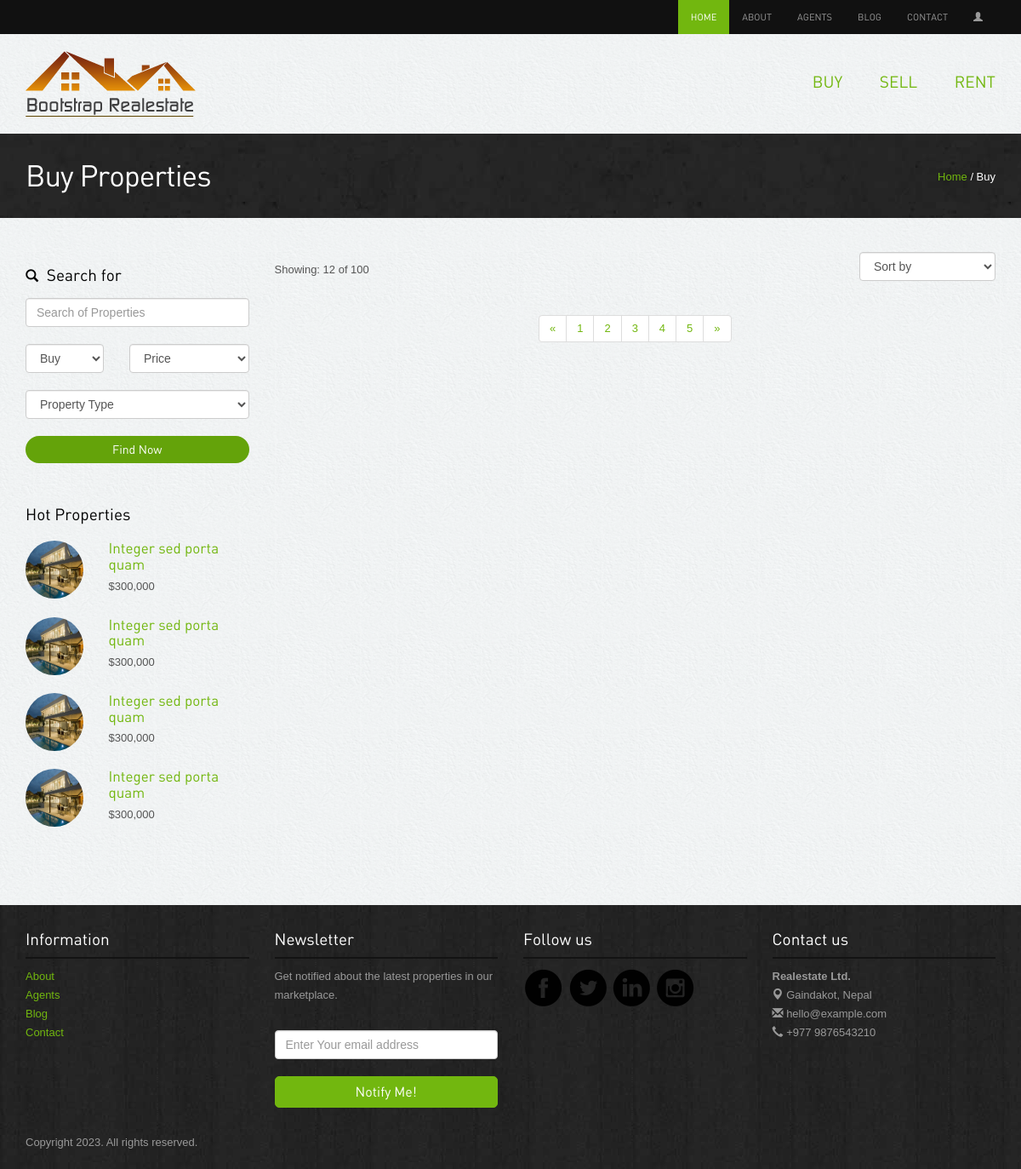
The app's page /buy/, older data.
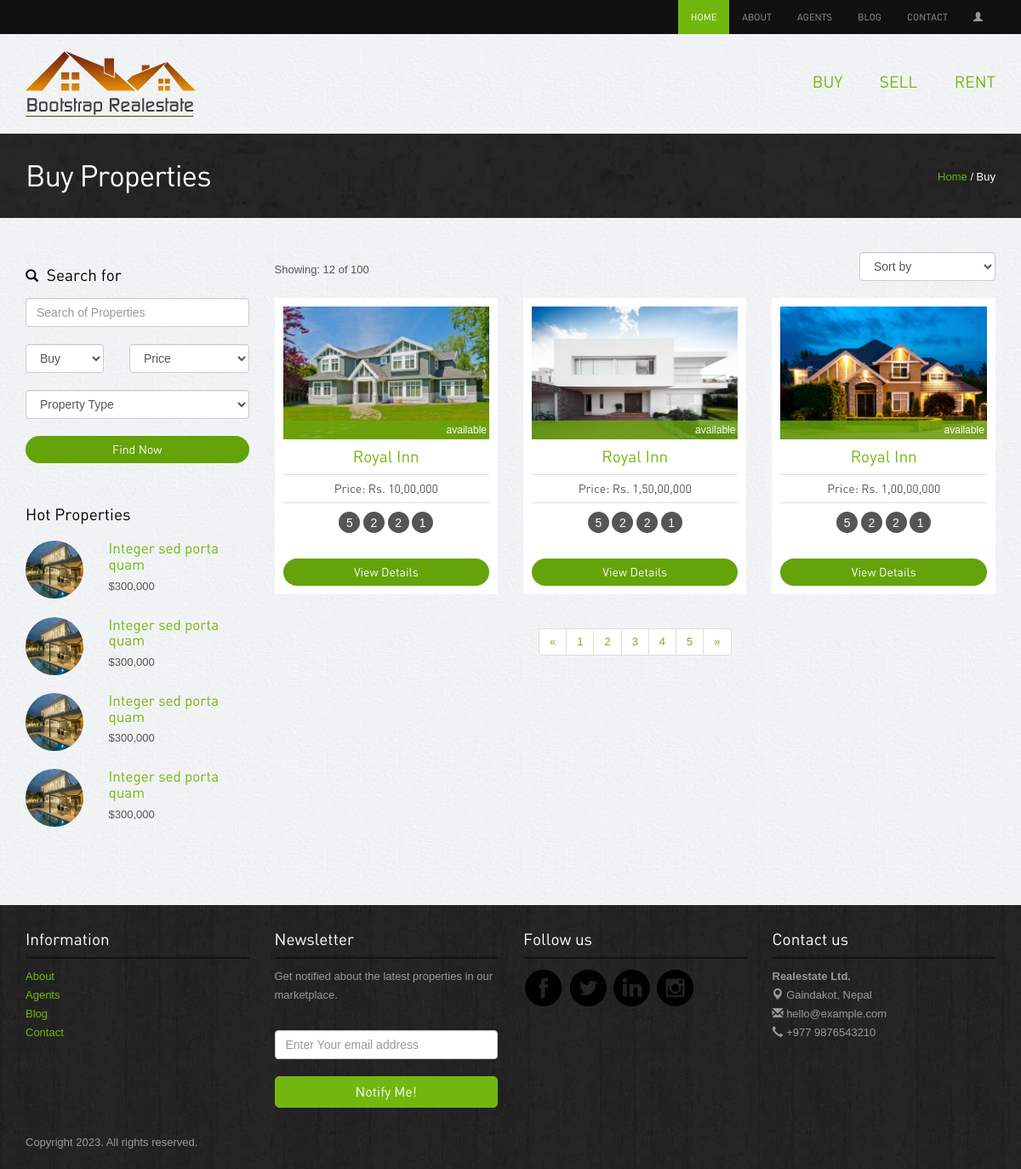
The same page, newer data.
### app/models.py (models this page shows, shortened)
class Property(models.Model):
    STATUS_CHOICES = [
        ("available", "Available"),
        ("rented", "Rented"),
        ("sold", "Sold"),
    ]
    TYPE_CHOICES = [
        ("house", "House"),
        ("land", "Land"),
        ("apartment", "Apartment"),
    ]
    property_type = models.CharField(
        max_length=100, choices=TYPE_CHOICES, default="select"
    )
    image=models.ImageField(blank=True, upload_to=image_validations)
    price = models.CharField(max_length=20, blank=True)
    city = models.CharField(max_length=50)
    district = models.CharField(max_length=200)
    zip_code = models.CharField(max_length=20)
    description = models.TextField()
    status = models.CharField(
        max_length=20, choices=STATUS_CHOICES, default="available"
    )

### app/views.py (the view)
# urls.py: path("buy/", views.buypage, name="buy"),
def buypage(request):
    properties = Property.objects.all()
    return render(request, "buy.html",{'properties': properties})

### templates/buy.html (shortened to what this page needs)
{% extends 'home.html' %}
{% load static %}
{% block content %}
<div class="inside-banner">
  <div class="container">
    <span class="pull-right"><a href="{% url 'home' %}">Home</a> / Buy</span>
    <h2>Buy Properties</h2>
  </div>
</div>
<div class="container">
  <div class="properties-listing spacer">
    <div class="row">
      <div class="col-lg-3 col-sm-4 ">
        <div class="search-form">
          <h4><span class="glyphicon glyphicon-search"></span> Search for</h4>
          <input type="text" class="form-control" placeholder="Search of Properties">
          <div class="row">
            <div class="col-lg-5">
              <select class="form-control">
                <option>Buy</option>
              </select>
            </div>
            <div class="col-lg-7">
              <select class="form-control">
                <option>Price</option>
              </select>
            </div>
          </div>
          <div class="row">
            <div class="col-lg-12">
              <select class="form-control">
                <option>Property Type</option>
              </select>
            </div>
          </div>
          <button class="btn btn-primary">Find Now</button>
        </div>
        <div class="hot-properties hidden-xs">
          <h4>Hot Properties</h4>
          <div class="row">
            <div class="col-lg-4 col-sm-5"><img src="{% static 'images/properties/1.jpg' %}"
                class="img-responsive img-circle" alt="properties"></div>
            <div class="col-lg-8 col-sm-7">
              <h5><a href="property-detail.php">Integer sed porta quam</a></h5>
              <p class="price">$300,000</p>
            </div>
          </div>
          <div class="row">
            <div class="col-lg-4 col-sm-5"><img src="{% static 'images/properties/1.jpg' %}"
                class="img-responsive img-circle" alt="properties"></div>
            <div class="col-lg-8 col-sm-7">
              <h5><a href="property-detail.php">Integer sed porta quam</a></h5>
              <p class="price">$300,000</p>
            </div>
          </div>
          <div class="row">
            <div class="col-lg-4 col-sm-5"><img src="{% static 'images/properties/1.jpg' %}"
                class="img-responsive img-circle" alt="properties"></div>
            <div class="col-lg-8 col-sm-7">
              <h5><a href="property-detail.php">Integer sed porta quam</a></h5>
              <p class="price">$300,000</p>
            </div>
          </div>
          <div class="row">
            <div class="col-lg-4 col-sm-5"><img src="{% static 'images/properties/1.jpg' %}"
                class="img-responsive img-circle" alt="properties"></div>
            <div class="col-lg-8 col-sm-7">
              <h5><a href="property-detail.php">Integer sed porta quam</a></h5>
              <p class="price">$300,000</p>
            </div>
          </div>
        </div>
      </div>
      <div class="col-lg-9 col-sm-8">
        <div class="sortby clearfix">
          <div class="pull-left result">Showing: 12 of 100 </div>
          <div class="pull-right">
            <select class="form-control">
              <option>Sort by</option>
            </select>
          </div>
        </div>
        <div class="row">
          {% for property in properties %}
          <div class="col-lg-4 col-sm-6">
            <div class="properties">
              <div class="image-holder"><img src="{{property.image.url}}" class="img-responsive" alt="properties">
                <div class="status sold">{{property.status}}</div>
              </div>
              <h4><a href="{% url 'property-details' %}">Royal Inn</a></h4>
              <p class="price">Price: {{property.price}}</p>
              <div class="listing-detail"><span data-toggle="tooltip" data-placement="bottom"
                  data-original-title="Bed Room">5</span> <span data-toggle="tooltip" data-placement="bottom"
                  data-original-title="Living Room">2</span> <span data-toggle="tooltip" data-placement="bottom"
                  data-original-title="Parking">2</span> <span data-toggle="tooltip" data-placement="bottom"
                  data-original-title="Kitchen">1</span> </div>
              <a class="btn btn-primary" href="{% url 'property-details' %}">View Details</a>
            </div>
          </div>
          {% endfor %}
        </div>
        <div class="center">
          <ul class="pagination">
            <li><a href="#">«</a></li>
            <li><a href="#">1</a></li>
            <li><a href="#">2</a></li>
            <li><a href="#">3</a></li>
            <li><a href="#">4</a></li>
            <li><a href="#">5</a></li>
            <li><a href="#">»</a></li>
          </ul>
        </div>
      </div>
    </div>
  </div>
</div>
{% endblock %}

### templates/home.html (shortened to what this page needs)
{% extends 'index.html' %}
{% load static %}
{% block BeforeLogin %}
{% if user.is_authenticated %}
<li class="active"><a href="{% url 'home' %}">Home</a></li>
{% else %}
<li class="active"><a href="{% url 'index' %}">Home</a></li>
{% endif %}
{% endblock %}
{% block loginstatus %}
{% if user.is_authenticated %}
<li class="nav-item dropdown">
  <a class="nav-link dropdown-toggle" href="#" id="navbarDropdown" role="button" data-toggle="dropdown"
    aria-haspopup="true" aria-expanded="false"><b>Welcome, {{ user.username }} </b> &nbsp;<span
      class="glyphicon glyphicon-user"></span>
  </a>
  <div class="dropdown-menu" aria-labelledby="navbarDropdown">
    <a class="dropdown-item" href="#"><b>View Profile</b></a>
    <div class="dropdown-divider"></div>
    <a class="dropdown-item" href="{% url 'logout' %}"><b>Logout</b></a>
  </div>
</li>
{% else %}
<li><a href="{% url 'login' %}"><span class="glyphicon glyphicon-user"></span></a></li>
{% endif %}
{% endblock %}

### templates/index.html (shortened to what this page needs)
<!DOCTYPE html>
<html lang="en">
{% load static %}
<head>
  <link rel="stylesheet" href="{% static 'assets/bootstrap/css/bootstrap.css' %}" />
  <link rel="stylesheet" href="{% static 'assets/style.css' %}" />
  <link rel="stylesheet" href="{% static 'assets/owl-carousel/owl.carousel.css' %}">
  <link rel="stylesheet" href="{% static 'assets/owl-carousel/owl.theme.css' %}">
  <link rel="stylesheet" type="text/css" href="{% static 'assets/slitslider/css/style.css' %}" />
  <link rel="stylesheet" type="text/css" href="{% static 'assets/slitslider/css/custom.css' %}" />
</head>
<body>
  {% block header %}
  <div class="navbar-wrapper">
    <div class="navbar-inverse" role="navigation">
      <div class="container">
        <div class="navbar-collapse  collapse">
          <ul class="nav navbar-nav navbar-right">
            {% block BeforeLogin %}{% endblock %}
            <li><a href="{% url 'about' %}">About</a></li>
            <li><a href="{% url 'agents' %}">Agents</a></li>
            <li><a href="{% url 'blog' %}">Blog</a></li>
            <li><a href="{% url 'contact' %}">Contact</a></li>
            {% block loginstatus %}{% endblock %}
          </ul>
        </div>
      </div>
    </div>
  </div>
  {% endblock %}
  {% block subheader %}
  <div class="container">
    <div class="header">
      <a href="{% url 'home' %}"><img src="{% static 'images/logo.png' %}" alt="Realestate"></a>
      <ul class="pull-right">
        <li><a href="{% url 'buy' %}">Buy</a></li>
        <li><a href="{% url 'sell' %}">Sell</a></li>
        <li><a href="{% url 'rent' %}">Rent</a></li>
      </ul>
    </div>
  </div>
  {% endblock %}
  {% block content %}{% endblock %}
  {% block footer %}
  <div class="footer">
    <div class="container">
      <div class="row">
        <div class="col-lg-3 col-sm-3">
          <h4>Information</h4>
          <ul class="row">
            <li class="col-lg-12 col-sm-12 col-xs-3"><a href="{% url 'about' %}">About</a></li>
            <li class="col-lg-12 col-sm-12 col-xs-3"><a href="{% url 'agents' %}">Agents</a></li>
            <li class="col-lg-12 col-sm-12 col-xs-3"><a href="{% url 'blog' %}">Blog</a></li>
            <li class="col-lg-12 col-sm-12 col-xs-3"><a href="{% url 'contact' %}">Contact</a></li>
          </ul>
        </div>
        <div class="col-lg-3 col-sm-3">
          <h4>Newsletter</h4>
          <p>Get notified about the latest properties in our marketplace.</p>
          <form class="form-inline" role="form">
            <input type="text" placeholder="Enter Your email address" class="form-control">
            <button class="btn btn-success" type="button">Notify Me!</button>
          </form>
        </div>
        <div class="col-lg-3 col-sm-3">
          <h4>Follow us</h4>
          <a href="https://www.facebook.com/sandeepsharmag35" target="_blank"><img
              src="{% static 'images/facebook.png' %}" alt="facebook"></a>
          <a href="https://twitter.com/slayrant/" target="_blank"><img src="{% static 'images/twitter.png' %}"
              alt="twitter"></a>
          <a href="#"><img src="{% static 'images/linkedin.png' %}" target="_blank" alt="linkedin"></a>
          <a href="https://instagram.com/sandip.slayrant/" target="_blank"><img
              src="{% static 'images/instagram.png' %}" alt="instagram"></a>
        </div>
        <div class="col-lg-3 col-sm-3">
          <h4>Contact us</h4>
          <p><b>Realestate Ltd.</b><br>
            <span class="glyphicon glyphicon-map-marker"></span> Gaindakot, Nepal <br>
            <span class="glyphicon glyphicon-envelope"></span> hello@example.com<br>
            <span class="glyphicon glyphicon-earphone"></span> +977 9876543210
          </p>
        </div>
      </div>
      <p class="copyright">Copyright 2023. All rights reserved. </p>
    </div>
  </div>
  {% endblock %}
</body>
</html>

### static/assets/style.css (style rules this page uses)
body { color:#555; font:normal 13px/22px Arial; background:url(../images/bgmain.png) #eee; }
h1,h2,h3,h4,h5 { font-weight:normal; font-family: din;margin: 0;padding: 0;color: #000 }
h2 { font-size: 35px; letter-spacing: -1px;margin-bottom: 20px; }
h4 { margin: 10px 0; font-size: 19px; }
h5 { margin: 0 0 5px 0; font-size: 17px; }
h4 span { margin-right: 5px; font-size: 15px; }
p { margin-bottom: 30px; }
a { color:#72b70f; text-decoration:none;outline: none; }
.spacer { margin-top: 40px;margin-bottom:40px; }
.center { text-align: center; }
select,input { outline: 0; margin-bottom: 20px; }
.btn { border-radius: 5px; font-family: din; outline: none; }
.btn-success { background: #72b70f;border:1px solid #72b70f;padding:6px 20px; font-size:16px; width: 100%; }
.btn-primary { background: #64a30a;border:none;width: 100%;border-radius: 20px; }
.header { padding: 20px 0; }
.header ul { list-style: none;margin: 0; padding: 0;margin-top: 25px; }
.header ul li { display: inline-block; padding: 0 0 0 40px; }
.header ul li a { font-size: 19px;font-family: din;text-transform: uppercase; }
.navbar-inverse { background-color: #111; }
.navbar-inverse .navbar-nav > li > a { font-size: 11px;padding-top: 10px;padding-bottom: 10px;font-family: din;text-transform: uppercase; }
.navbar-inverse .navbar-nav > .active > a, .navbar-inverse .navbar-nav > .active > a:hover, .navbar-inverse .navbar-nav > .active > a:focus { background-color: #72b70f; }
.properties-listing div.properties { padding: 10px; background-color: #fff;text-align: center; margin-bottom: 20px; }
.properties-listing div.properties .image-holder { position: relative; }
.properties-listing div.properties .status { position: absolute;bottom: 0;z-index: 100;display: block;width: 100%;color: #fff;padding:0 3px;text-align: right; font-size: 12px; }
.properties-listing div.properties p { margin-bottom: 10px; font-size: 14px;border-top: 1px solid #ddd;border-bottom: 1px solid #ddd;padding: 5px 0;font-family: din; }
.listing-detail { margin-bottom: 30px; }
.listing-detail span { color: #fff; width: 25px; height: 25px; background-color: #555;display: inline-block;border-radius:25px; text-align: center;line-height: 26px; font-size: 14px;cursor: crosshair; }
.status.sold { background:rgba(104,167,13,0.8); }
.inside-banner { background:url(../images/bginside.jpg) #222;color: #fff; padding: 30px 0; }
.inside-banner h2 { margin: 0; color: #fff; }
.inside-banner span { margin-top: 10px; }
.search-form { margin-bottom: 50px; }
.search-form h4 { margin: 17px 0; }
.hot-properties { margin-bottom: 50px; }
.hot-properties img { width: 68px; height: 68px; }
.hot-properties h4 { margin-bottom: 20px; }
.hot-properties .row { margin-bottom: 20px; }
.hot-properties .row p { margin-bottom: 5px; }
.sortby .result { margin-top: 10px; }
.footer { background:url(../images/bg.jpg) #222; padding: 20px 0; color: #999; }
.footer h4 { color: #fff;border-bottom: 2px solid #131313;margin-bottom: 10px;padding-bottom: 10px; }
.footer ul { list-style: none;padding: 0; }
.footer p.copyright { margin: 30px 0 0 0; }

Row changes from the older to the newer data that the page shows:
added Property: image (picture), status "available", price "Rs. 10,00,000"
added Property: image (picture), status "available", price "Rs. 1,50,00,000"
added Property: image (picture), status "available", price "Rs. 1,00,00,000"
